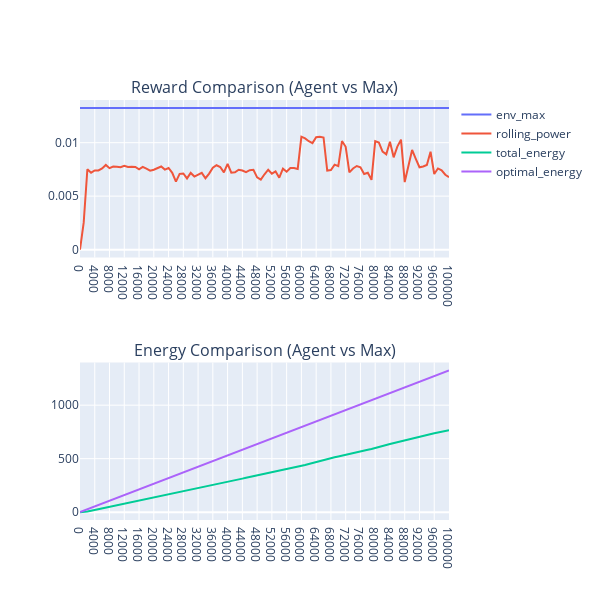

Write notebook code for a chart like this one.
### Markdown cell above
#### Show the agent difference from known optimal policy

### Code cell
plot_rolling_power(progress_df, experiment_env, height=600, width=600)
